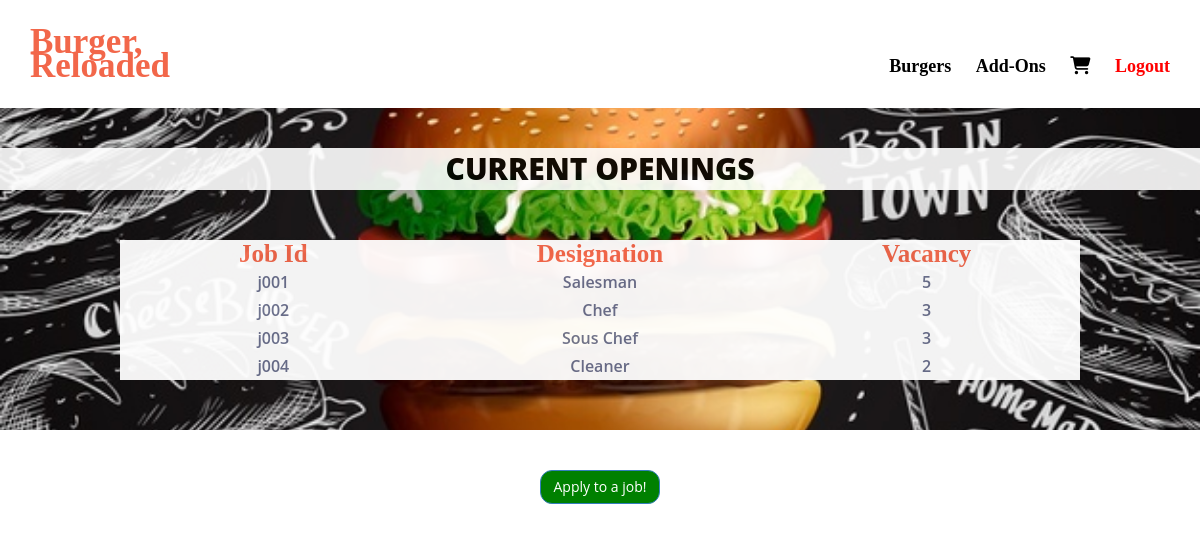
The page /View/customer_jobs.php on the database its author committed.
### tables this page shows
CREATE TABLE `job_listings` (
  `job_id` varchar(10) NOT NULL,
  `designation` varchar(100) NOT NULL,
  `vacancy` int(13) NOT NULL
);

### View/customer_jobs.php (the view, shortened to what this page needs)
<html lang="en">
  <head>
      <link href="css/bootstrap.min.css" rel="stylesheet"/>
      <link href="css/font-awesome.min.css" rel="stylesheet"/>
      <link href="css/animate.min.css" rel="stylesheet"/>
      <link href="css/main.css" rel="stylesheet"/>
  </head>
  <body>
	<section id="header">
		<div class="row">
			<div class="col-md-2" style="font-size: 35px;color:#F2674A; font-family: Times New Roman;"> <a href ="../Controller/customer_home.php">Burger, </br>Reloaded </a></div>
			<div class="col-md-10" style="text-align: right"> <br>
				<a href="customer_burgers.php" style="margin-left: 20px;"> Burgers </a>
				<a href="customer_addons.php" style="margin-left: 20px;"> Add-Ons      </a>
				<a href="customer_cart.php" style='margin-left:20px;'> <i class="fa-solid fa-cart-shopping"></i> </a>
				<a href="../Controller/customer_login.php" style="margin-left: 20px; color: red"> Logout  </a>
			</div>
		</div>
	</section>
	<section id = "section1">
		<div class="title" style="color: black;background:white; opacity:90%;"> Current Openings </div>
		<div style="margin-left:10%; margin-right:10%; margin-top:50px; margin-bottom:50px;text-align:center;background:white; opacity:95%;">
			<div class="row" style="padding:5px;">
				<div class="col-md-4" style="font-size:25px; color: #F2674A;font-family: Verdana;">  Job Id </div>
				<div class="col-md-4"style="font-size:25px; color: #F2674A;font-family: Verdana; ">  Designation </div>
				<div class="col-md-4"style="font-size:25px; color: #F2674A;font-family: Verdana;">  Vacancy </div>
			</div>
			<?php
			require_once("../Model/DBconnect.php");
			$sql = "SELECT * FROM job_listings";
			$result = mysqli_query($conn, $sql);
			if(mysqli_num_rows($result) > 0){
				while($row = mysqli_fetch_array($result)){
			?>
			<div class="row" style="padding:5px;">
				<div class="col-md-4">  <?php echo $row[0]; ?> </div>
				<div class="col-md-4">  <?php echo $row[1]; ?> </div>
				<div class="col-md-4">  <?php echo $row[2] ?>
				</div>
			</div>
			<?php
				}
			}
			?>
		</div>
	</section>
	<section id="footer">
        <div class="border border-light p-3 mb-4">
          <div class="text-center">
            <button type="button" class="btn btn-primary" style="background-color:green;border-radius: 12px;"> <a href="../Controller/customer_apply_job.php">Apply to a job!</a></button>
          </div>
        </div>
	</section>
  </body>
</html>

### View/css/main.css (style rules this page uses)
#header { background-color: rgb(255, 255, 255); color: black; font: 600 18px/24px Times New Roman; padding: 30px; padding-top: 30px; }
#section1 { background-image: url("../img/bg1.jpg"); background-color: rgba(40,57,101,.5); background-position: center; background-size: cover; background-repeat:no-repeat; position: relative; overflow: hidden; }
.title { width: 100%; padding: 12px 20px; margin-top: 40px; text-align:center; text-transform: Uppercase; font-weight: 800; font-size: 30px; }
#footer { background-color: #FFF; color: black; font: 600 12px/14px 'Open Sans',sans-serif; padding: 20px; padding-top: 40px; }
body { margin:0; color:#6a6f8c; font:600 16px/18px 'Open Sans',sans-serif; }
*,:after,:before { box-sizing:border-box }
a { color:inherit;text-decoration:none }

### rows shown on the page
job_listings: job_id "j001", designation "Salesman", vacancy "5"
job_listings: job_id "j002", designation "Chef", vacancy "3"
job_listings: job_id "j003", designation "Sous Chef", vacancy "3"
job_listings: job_id "j004", designation "Cleaner", vacancy "2"
